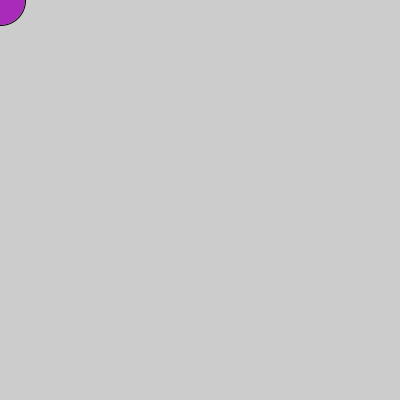
Frame 1 (no input)
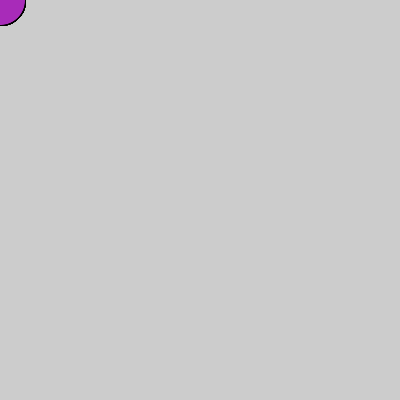
Frame 60 (the mouse pressed at the canvas centre just before this capture)
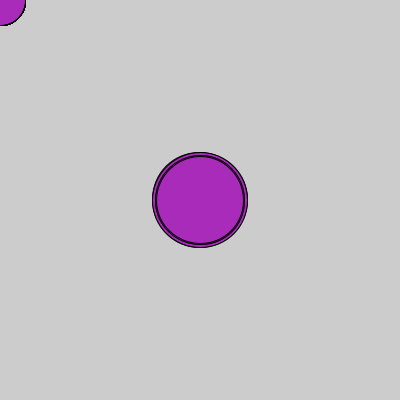
Frame 120 (the mouse held since frame 60 and released just before this capture)

The Processing sketch that drew these frames (run headless with seeded random() and noise(); from frame 60 on, the mouse is pressed at the canvas centre):

// Processing sketch: sketch_160217b
// ── sketch_160217b.pde
float meret=50;

void setup () {
  size(400,400);
}

void draw() {
  fill (#A82BB9);
  
  ellipse (mouseX, mouseY, meret,meret);

  
  if (mousePressed) {
    meret=random(0,100);
    
}}
